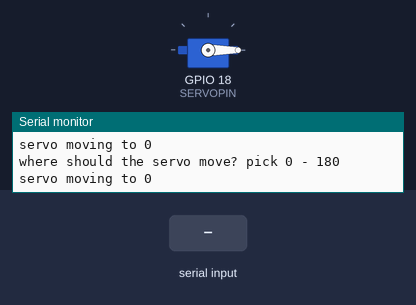
Recording of a program running on a simulated ESP32-S2. Shown: servo, the last lines printed to the serial monitor. The test bench sets the inputs (shaded band).

Above: at 1.3 s.
1.4 s: "90,45\n" received over Serial
At 3.2 s:
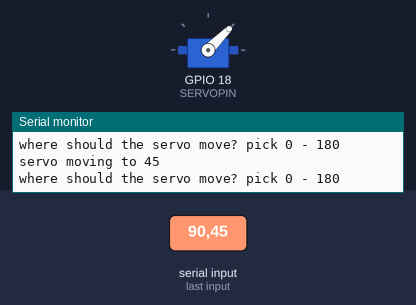
4.4 s: "30,150\n" received over Serial
At 5.6 s:
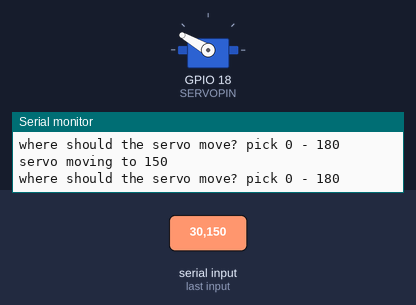
7.4 s: "200\n" received over Serial
At 8.7 s:
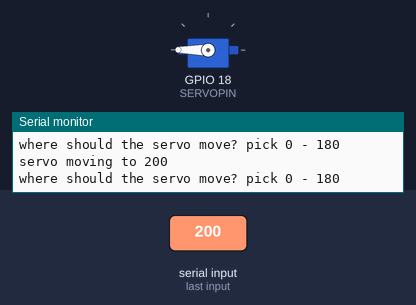
Timing chart, 0 to 10.5 s (numbered marks = the images above; inputs shaded):
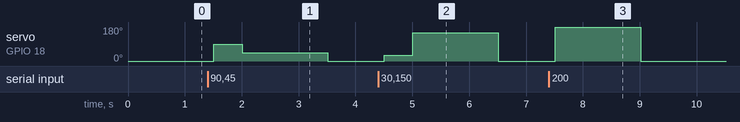

The program:

main.cpp
```cpp
#include <ESP32Servo.h>

const byte SERVOPIN = 18;

Servo exampleServo;
String name = "Il'ya Allen";
int servoPos = 0;

void setup() {
  exampleServo.setPeriodHertz(50);
  exampleServo.attach(SERVOPIN, 500, 2400);

  Serial.begin(115200);
  Serial.println("Srl Monitor Example");

  Serial.print("What is your name?");
  if (Serial.available() > 0){
    name = Serial.readStringUntil('\n');
  }
  Serial.print("Meet your Padre:");
  Serial.println(name);
}

void loop(){
  Serial.println("where should the servo move? pick 0 - 180");
  if(Serial.available() > 0){
    servoPos = Serial.parseInt();
  }
  exampleServo.write(servoPos);
  Serial.print("servo moving to ");
  Serial.println(servoPos);
  delay(500);
}
```

Measured:
- after the input at 1.4 s, servo on GPIO 18 (SERVOPIN): 0° → 90° after 0.11 s, → 45° 0.50 s later, → 0° 1.5 s later
- after the input at 4.4 s, servo on GPIO 18 (SERVOPIN): 0° → 30° after 0.11 s, → 150° 0.50 s later, → 0° 1.5 s later
- after the input at 7.4 s, servo on GPIO 18 (SERVOPIN): 0° → 180° after 0.11 s, → 0° 1.5 s later
